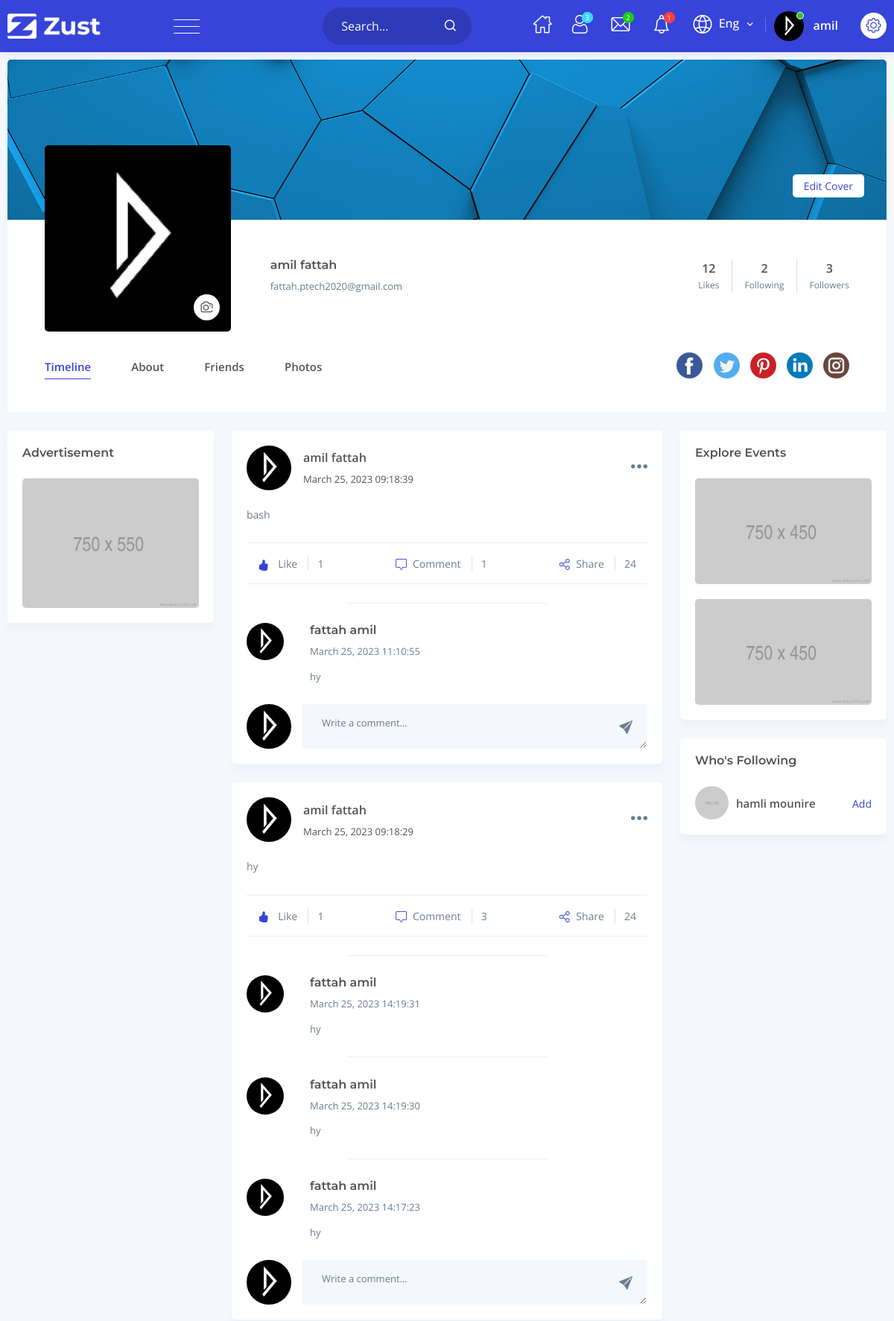
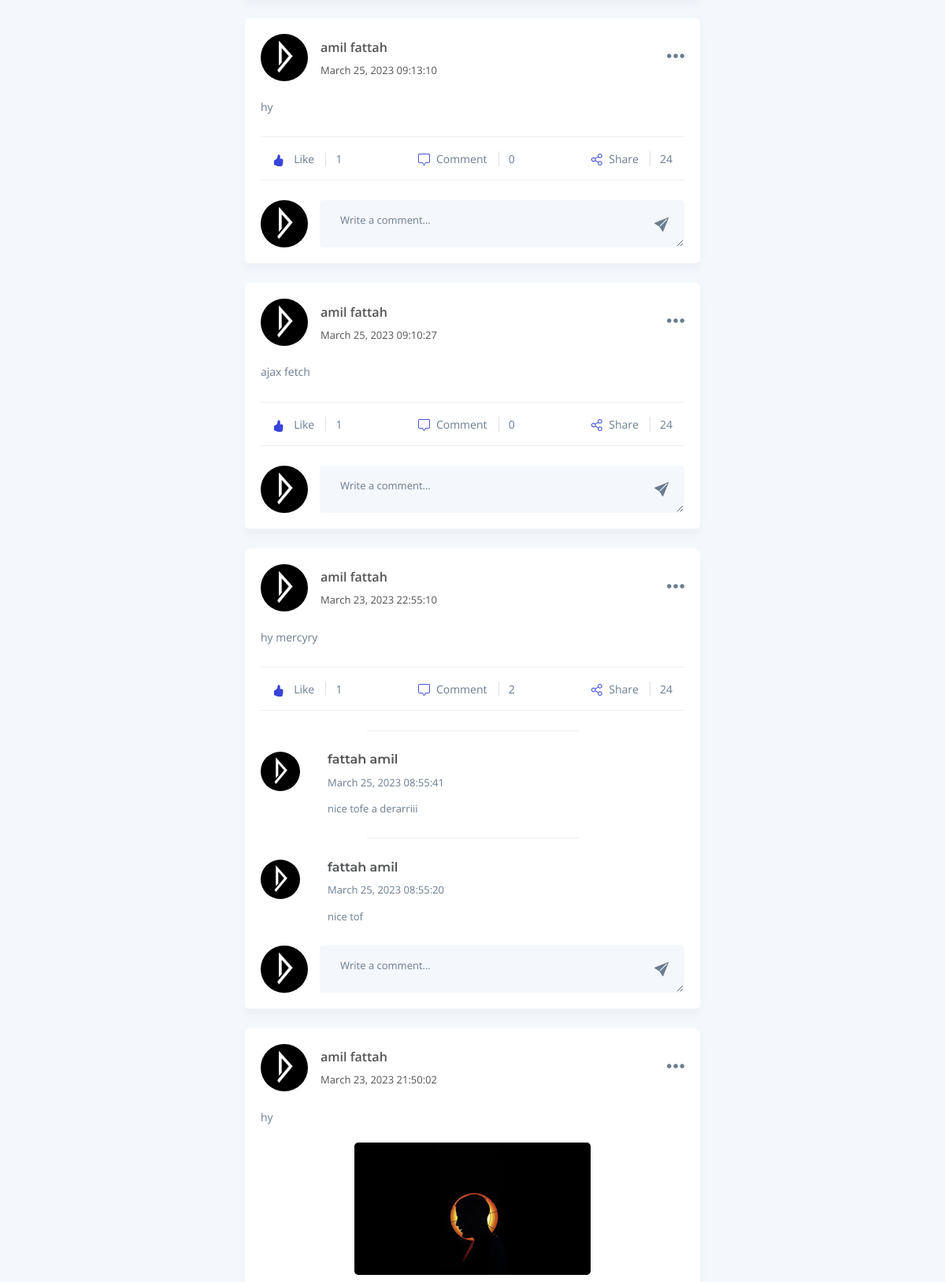
Page /profile.php?id=1 (signed in, upper part) on the committed database (2 pictures, top to bottom).
### tables this page shows
CREATE TABLE `users` (
  `id_user` int(11) NOT NULL,
  `nom_user` varchar(60) NOT NULL,
  `prenom_user` varchar(60) NOT NULL,
  `email_user` varchar(150) NOT NULL,
  `pass_user` varchar(20) NOT NULL,
  `admin_user` int(11) NOT NULL,
  `imgprfl_user` varchar(200) NOT NULL DEFAULT 'assets/images/user/user-32.jpg',
  `phone_user` varchar(20) DEFAULT NULL,
  `gender_user` varchar(20) DEFAULT 'Unknown'
);

### includes/showpost_profile.php (the view, shortened to what the rows shown need)
<html>
<head>
</head>
<?php
require_once 'connection.php';
$stmt = $conn->query("SELECT id_post, id_user, content, media, DATE_FORMAT(post_date, '%M %d, %Y %H:%i:%S') AS date
FROM posts P,follow F
WHERE P.id_user=F.id_following
  AND F.id_follower=".$id_get."
UNION
(SELECT id_post, id_user, content, media, DATE_FORMAT(post_date, '%M %d, %Y %H:%i:%S') AS date
FROM posts
WHERE id_user=".$id_get." )ORDER BY date DESC");
while ($row = $stmt->fetch(PDO::FETCH_ASSOC)) {
  $id_post = $row['id_post'];
  $user_id = $row['id_user'];
  $content = $row['content'];
  $media = $row['media'];
  $post_date = $row['date'];
  $stmt_user = $conn->prepare("SELECT * FROM users WHERE id_user=:user_id");
  $stmt_user->bindParam(':user_id', $user_id);
  $stmt_user->execute();
  $result_user = $stmt_user->fetch(PDO::FETCH_ASSOC);
  $username = $result_user['nom_user'] . ' ' . $result_user['prenom_user'];
  $profile_image = $result_user['imgprfl_user'];
  $stmt_numlike = $conn->prepare("SELECT COUNT(*) FROM likes WHERE id_post = :id_post");
  $stmt_numlike->bindParam(':id_post', $id_post);
  $stmt_numlike->execute();
  $num_likes = $stmt_numlike->fetchColumn();
$id_user = $_SESSION['id_session'];
$stmt_like = $conn->prepare("SELECT * FROM likes WHERE id_post = :id_post AND id_user = :id_user");
$stmt_like->bindParam(':id_post', $id_post);
$stmt_like->bindParam(':id_user', $id_user);
$stmt_like->execute();
$like = $stmt_like->fetch(PDO::FETCH_ASSOC);
  $stmt_numcomment = $conn->prepare("SELECT COUNT(*) AS num_comments FROM comments WHERE id_post = :id_post");
  $stmt_numcomment->bindParam(':id_post', $id_post);
  $stmt_numcomment->execute();
  $num_comments = $stmt_numcomment->fetchColumn();
   ?>
  <div class='news-feed news-feed-post'>
  <div class='post-header d-flex justify-content-between align-items-center'>
  <div class='image'>
 <?php if (!empty($profile_image)) { ?>
    <a href="<?php if ($user_id==$_SESSION['id_session']) {
        echo 'my-profile.php';
    }else {
        echo 'profile.php?id='.$user_id;
    } ?>"><img src='<?php echo $profile_image ;?>' class='rounded-circle' alt='Profile Image' style="width:60px;height:60px;"  ></a>
 <?php } ?>
 </div>
  <div class='info ms-3'>
  <span class='name'><a href='<?php if ($user_id==$_SESSION['id_session']) {
        echo 'my-profile.php';
    }else {
        echo 'profile.php?id='.$user_id;
    } ?>'><?php echo $username ;?></a></span>
  <span class='small-text'><a href='<?php if ($user_id==$_SESSION['id_session']) {
        echo 'my-profile.php';
    }else {
        echo 'profile.php?id='.$user_id;
    } ?>'><?php echo $post_date;?></a></span>
  </div>
  <div class='dropdown'>
  <button class='dropdown-toggle' type='button' data-bs-toggle='dropdown' aria-haspopup='true' aria-expanded='false'><i class='flaticon-menu'></i></button>
  </div>
  </div>
  <div class="post-body">
                                    <p><?php echo $content;  ?></p>
                                    <div class="post-image" style="text-align: center;">
                                    <?php if (!empty($media)) {
                                    if (pathinfo($media, PATHINFO_EXTENSION) === 'mp4') { ?>
                                       <video style="max-width: 100%;height: auto;display: inline-block;" controls><source src='./action/uploads/<?php echo $media ;?>' type='video/mp4'></video>
                                 <?php  } else { ?>
                                       <img src='./action/uploads/<?php echo $media ;?>'>
                                    <?php }
                                 }
                                 ?>
                                    </div>
                                    <ul class="post-meta-wrap d-flex justify-content-between align-items-center">
                                        <li class="post-react">
                                        <a class="like-button" style="cursor:pointer;" data-type='like' data-post-id="<?php echo $row['id_post']; ?>"
                                         onclick="addLike(<?php echo $row['id_post']; ?>, 'like')" a>
                                            <i id="isLiked-<?php echo $row['id_post'];?>" class="<?php if (!$like){
                                            echo "bi bi-hand-thumbs-up";}else {
                                                echo "bi bi-hand-thumbs-up-fill";
                                            }?>" ></i>
                                            <span>Like</span>
                                            <span id="numberlike-<?php echo $row['id_post'];?>" class="number"><?php echo $num_likes; ?></span>
                                        </a>
                                        </li>
                                        <li class="post-comment">
                                            <a><i class="flaticon-comment"></i><span>Comment</span> <span class="number" id="number-comment<?php echo $row['id_post']; ?>"><?php echo $num_comments; ?> </span></a>
                                        </li>
                                        <li class="post-share">
                                            <a href="#"><i class="flaticon-share"></i><span>Share</span> <span class="number">24 </span></a>
                                        </li>
                                    </ul>
                                    <div class="post-comment-list" id="post-comment-list-<?php echo $row['id_post'];?>">
                                      <?php
                                          $stmt_comments = $conn->prepare("SELECT id_user,DATE_FORMAT(created_at, '%M %d, %Y %H:%i:%S') AS created1_at,comment,id_post FROM comments WHERE id_post = :id_post ORDER BY created_at DESC limit 3 ");
                                          $stmt_comments->bindParam(':id_post', $id_post);
                                          $stmt_comments->execute();
                                          $comments = $stmt_comments->fetchAll(PDO::FETCH_ASSOC);
                                          foreach ($comments as $comment) {
                                              $stmt_user = $conn->prepare("SELECT * FROM users WHERE id_user = :id_user");
                                              $stmt_user->bindParam(':id_user', $comment['id_user']);
                                              $stmt_user->execute();
                                              $user = $stmt_user->fetch(PDO::FETCH_ASSOC);
                                      ?>
                                      <div class="comment-list">
                                          <div class="comment-image">
                                              <a href="<?php if ($user_id==$_SESSION['id_session']) {
        echo 'my-profile.php';
    }else {
        echo 'profile.php?id='.$user['id_user'];
    } ?>"><img src="<?php echo $user['imgprfl_user']; ?>" class="rounded-circle" alt="image" style="width:50px;height:50px;"></a>
                                          </div>
                                          <div class="comment-info">
                                              <h3><a href="<?php if ($user_id==$_SESSION['id_session']) {
        echo 'my-profile.php';
    }else {
        echo 'profile.php?id='.$user['id_user'];
    } ?>"><?php echo $user['prenom_user']." ".$user['nom_user']; ?></a></h3>
                                              <span><?php echo $comment['created1_at']; ?></span>
                                              <p><?php echo $comment['comment']; ?></p>
                                          </div>
                                      </div>
                                      <?php } ?>
                                    </div>
                                    <form class="post-footer" action="" method="POST" id="comment-form">
                                        <div class="footer-image">
                                            <a href="<?php if ($user_id==$_SESSION['id_session']) {
        echo 'my-profile.php';
    }else {
        echo 'profile.php?id='.$user_id;
    } ?>"><img src="<?php echo $donner['imgprfl_user'] ;?>" class="rounded-circle" alt="image" width="60"></a>
                                        </div>
                                            <div class="form-group">
                                                <textarea id="content-of-comment-<?php echo $row['id_post']; ?>" name="content-of-comment" class="form-control" placeholder="Write a comment..."></textarea>
                                                <label>
                                                    <a onclick="addcomments(<?php echo $row['id_post']; ?>,document.getElementById('content-of-comment-<?php echo $row['id_post']; ?>') )">
                                                        <i class="bi bi-send-fill" style="cursor:pointer;"> </i>
                                                    </a>
                                                </label>
                                            </div>
                                        </form>
                                </div>
 </div> <?php
}
?>

### profile.php (shortened to what the rows shown need)
<?php
require('connection.php');
$id=$_SESSION['id_session'];
$id_get=$_GET['id'];
$req4 = $conn->query('SELECT * FROM users WHERE id_user='.$id_get);
$donner_etulisateur =$req4->fetch();
?>
<!doctype html>
<html lang="zxx">
    <head>
        <link rel="stylesheet" href="assets/css/bootstrap.min.css">
        <link rel="stylesheet" href="https://cdn.jsdelivr.net/npm/bootstrap-icons@1.10.3/font/bootstrap-icons.css">
        <link rel="stylesheet" href="assets/css/animate.min.css">
        <link rel="stylesheet" href="assets/css/remixicon.css">
        <link rel="stylesheet" href="assets/css/flaticon.css">
        <link rel="stylesheet" href="assets/css/jquery-ui.min.css">
        <link rel="stylesheet" href="assets/css/magnific-popup.min.css">
        <link rel="stylesheet" href="assets/css/simplebar.min.css">
        <link rel="stylesheet" href="assets/css/metismenu.min.css">
        <link rel="stylesheet" href="assets/css/owl.carousel.min.css">
        <link rel="stylesheet" href="assets/css/owl.theme.default.min.css">
        <link rel="stylesheet" href="assets/css/style.css">
		<link rel="stylesheet" href="assets/css/responsive.css">
    </head>
    <body>
        <div class="main-content-wrapper d-flex flex-column">
            <?php include_once"includes/header_Navbar.php"; ?>
            <div class="content-page-box-area">
                <div class="my-profile-inner-box">
                    <div class="profile-info-box">
                        <div class="inner-info-box d-flex justify-content-between align-items-center">
                            <div class="info-image">
                                <a href="#">
                                    <img src="<?php echo $donner_etulisateur['imgprfl_user'];?>" style="width:250px;height:250px" alt="image">
                                </a>
                            </div>
                            <div class="info-text ms-3">
                                <h3><a href="#"><?php echo $donner_etulisateur['nom_user']." ".$donner_etulisateur['prenom_user'];?></a></h3>
                                <span><a href="mailto:<?php echo $donner_etulisateur['email_user'];?>"><?php echo $donner_etulisateur['email_user'];?></a></span>
                            </div>
                        </div>
                    </div>
                </div>
                <div class="tab-content" id="myTabContent">
                    <div class="tab-pane fade show active" id="timeline" role="tabpanel">
                        <div class="row">
                            <div class="col-lg-6 col-md-12">
                                <div class="news-feed-area">
                            <?php include_once'includes/showpost_profile.php';   ?>
                                </div>
                            </div>
                            <div class="col-lg-3 col-md-12">
                                <aside class="widget-area">
                                    <?php include_once"includes/who_S_Following.php"; ?>
                                </aside>
                            </div>
                        </div>
                    </div>
            </div>
        </div>
    </body>
</html>

### includes/header_Navbar.php (shortened to what the rows shown need)
<?php
$req1 = $conn->query('SELECT * FROM users WHERE id_user='.$id);
$donner =$req1->fetch();
?>
<div class="navbar-area">
                <div class="main-navbar">
                    <nav class="navbar navbar-expand-lg navbar-light">
                        <div class="collapse navbar-collapse" id="navbarSupportedContent">
                            <div class="others-options d-flex align-items-center">
                                <div class="option-item">
                                    <div class="dropdown profile-nav-item">
                                        <a href="#" class="dropdown-bs-toggle" role="button" data-bs-toggle="dropdown" aria-haspopup="true" aria-expanded="false">
                                            <div class="menu-profile">
                                                <img src="<?php echo $donner['imgprfl_user'];  ?>" width="80" class="rounded-circle" alt="image">
                                                <span class="name"><?php echo $donner['nom_user']; ?></span>
                                                <span class="status-online"></span>
                                            </div>
                                        </a>
                                    </div>
                                </div>
                            </div>
                        </div>
                    </nav>
                </div>
            </div>

### includes/who_S_Following.php (shortened to what the rows shown need)
<?php
$reqFollow1 = $conn->query('SELECT * FROM users where not id_user='.$_SESSION['id_session'].' AND id_user NOT IN (SELECT id_following FROM follow WHERE id_follower = '.$_SESSION['id_session'].')');
?>
<div class="widget widget-who-following">
                                <?php
                                 while ($donner1 =$reqFollow1->fetch()) {
                                    ?>
                                <div class="following-item d-flex justify-content-between align-items-center" >
                                    <a href="#"><img src="assets/images/user/user-42.jpg" class="rounded-circle" alt="image"></a>
                                    <span class="name"><a href="#"><?php echo $donner1['nom_user']." ".$donner1['prenom_user'];?></a></span>
                                    <span class="add-friend" id="user-<?php echo $donner1['nom_user'];?>" onclick="removeMe(this, <?php echo  $donner1['id_user']; ?>)"><a style="cursor: pointer;">Add</a></span>
                                </div>
                                <?php }?>
                            </div>

### rows in the picture
users: imgprfl_user (picture), nom_user "amil", prenom_user "fattah", email_user "fattah.ptech2020@gmail.com", username "amil fattah"
users: nom_user "hamli", prenom_user "mounire"

### other values in the picture
$req3->rowCount() "12"
$req->rowCount() "2"
$req2->rowCount() "3"
$post_date "March 25, 2023 09:18:39"
$content "bash"
$num_likes "1"
$num_comments "1"
$comment['created1_at'] "March 25, 2023 11:10:55"
$comment['comment'] "hy"
$post_date "March 25, 2023 09:18:29"
$content "hy"
$num_comments "3"
$comment['created1_at'] "March 25, 2023 14:19:31"
$comment['created1_at'] "March 25, 2023 14:19:30"
$comment['created1_at'] "March 25, 2023 14:17:23"
